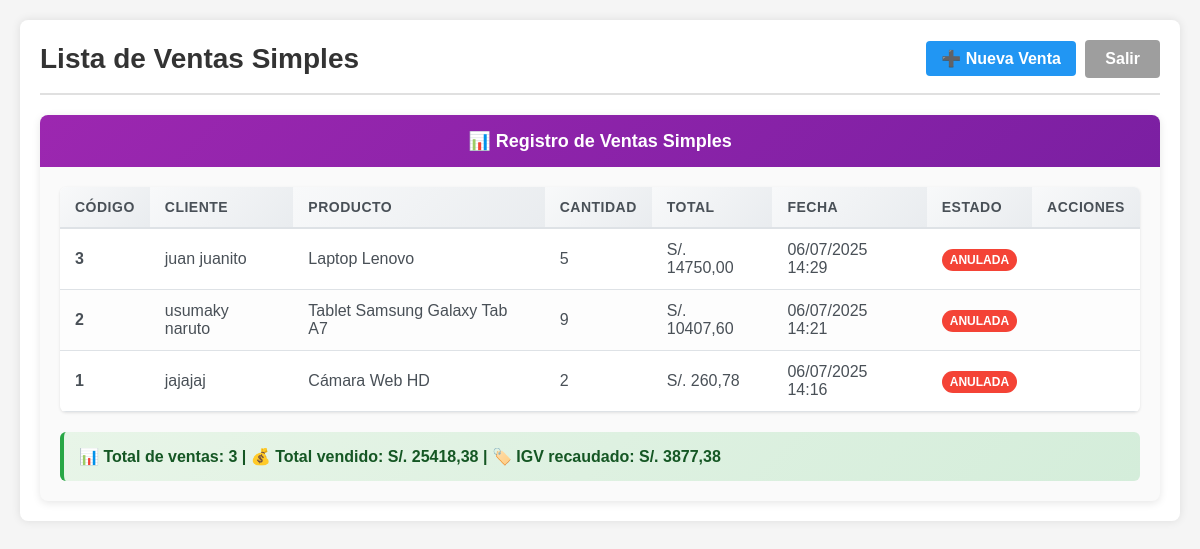
Page /ventas-simples/ (signed in) on the committed database.
### venta/models.py (models this page shows, shortened)
class VentaSimple(models.Model):
    cod_venta = models.AutoField(primary_key=True, verbose_name="Código de Venta")
    cliente = models.ForeignKey(
        Cliente,
        on_delete=models.PROTECT,
        verbose_name="Cliente",
        related_name="ventas_simples"
    )
    producto = models.ForeignKey(
        Producto,
        on_delete=models.PROTECT,
        verbose_name="Producto",
        related_name="ventas_simples"
    )
    cantidad = models.PositiveIntegerField(
        default=1,
        validators=[MinValueValidator(1)]
    )
    precio_unitario = models.DecimalField(
        max_digits=10,
        decimal_places=2,
        verbose_name="Precio Unitario"
    )
    subtotal = models.DecimalField(
        max_digits=12,
        decimal_places=2,
        editable=False
    )
    igv = models.DecimalField(
        max_digits=12,
        decimal_places=2,
        default=0,
        editable=False,
        verbose_name="IGV (18%)"
    )
    total = models.DecimalField(
        max_digits=12,
        decimal_places=2,
        editable=False
    )
    fecha_venta = models.DateTimeField(auto_now_add=True, verbose_name="Fecha de Venta")
    anulado = models.BooleanField(default=False, verbose_name="Anulado?")
    class Meta:
        verbose_name = "Venta Simple"
        verbose_name_plural = "Ventas Simples"
        ordering = ['-fecha_venta']

class Cliente(models.Model):
    id_cliente = models.CharField(
        max_length=8,
        primary_key=True,
        error_messages={'max_length': 'el texto debe tener 8 caracteres'},
        verbose_name="DNI"
    )
    ape_nombre = models.CharField(max_length=80, verbose_name="Apellidos y Nombres")
    fec_registro = models.DateField(verbose_name="Fecha de Registro")
    fec_sistema = models.DateTimeField(auto_now=True, verbose_name="Fecha de Sistema")
    class Meta:
        verbose_name = "Cliente"
        verbose_name_plural = "Clientes"
        ordering = ['ape_nombre']

class Producto(models.Model):
    id_producto = models.AutoField(primary_key=True, verbose_name="Código")
    nom_prod = models.CharField(max_length=50, verbose_name="Nombre del Producto")
    des_prod = models.TextField(max_length=500, verbose_name="Descripción", blank=True)
    precio = models.DecimalField(
        max_digits=10,
        decimal_places=2,
        verbose_name="Precio Unitario",
        validators=[MinValueValidator(0.01)]
    )
    cantidad = models.PositiveIntegerField(verbose_name="Stock", default=0)
    estado = models.BooleanField(default=True, verbose_name="Activo?")
    fec_vencimiento = models.DateField(
        verbose_name="Fecha de Vencimiento",
        null=True,
        blank=True
    )
    fec_reg = models.DateTimeField(auto_now_add=True, verbose_name="Fecha de Registro")
    class Meta:
        verbose_name = "Producto"
        verbose_name_plural = "Productos"
        ordering = ['nom_prod']

### venta/views.py (the view)
# urls.py: path('ventas-simples/', consulta_ventas_simples, name='lista_ventas_simples'),
@login_required
@permission_required('venta.view_ventasimple', raise_exception=True)
def consulta_ventas_simples(request):
    if not (request.user.is_superuser or
            request.user.groups.filter(name='grp_venta').exists() or
            request.user.has_perm('venta.view_ventasimple')):
        return HttpResponseForbidden('No tiene permisos para ingresar aquí')
    ventas = VentaSimple.objects.all().order_by('-fecha_venta')
    total_ventas = sum(venta.total for venta in ventas if venta.total)
    total_igv = sum(venta.igv for venta in ventas if venta.igv)
    context = {
        'ventas': ventas,
        'total_ventas': total_ventas,
        'total_igv': total_igv,
        'titulo': 'Lista de Ventas Simples',
        'mensaje': 'Listado completo de ventas'
    }
    return render(request, 'venta/ventas_simples/lista_ventas_simples.html', context)

### venta/templates/venta/ventas_simples/lista_ventas_simples.html (shortened to what this page needs)
<!DOCTYPE html>
<html lang="es">
<head>
</head>
<body>
    <div class="container">
        <div class="header-section">
            <h1>{{ titulo }}</h1>
            <div>
                <a href="{% url 'crear_venta_simple' %}" class="btn-action">➕ Nueva Venta</a>
                <a href="/" class="btn-exit">Salir</a>
            </div>
        </div>
        <div class="table-container">
            <div class="table-header">
                <h2>📊 Registro de Ventas Simples</h2>
            </div>
            <div class="table-content">
                <table>
                    <thead>
                        <tr>
                            <th>Código</th>
                            <th>Cliente</th>
                            <th>Producto</th>
                            <th>Cantidad</th>
                            <th>Total</th>
                            <th>Fecha</th>
                            <th>Estado</th>
                            <th>Acciones</th>
                        </tr>
                    </thead>
                    <tbody>
                        {% for venta in ventas %}
                        <tr>
                            <td><strong>{{ venta.cod_venta }}</strong></td>
                            <td>{{ venta.cliente.ape_nombre }}</td>
                            <td>{{ venta.producto.nom_prod }}</td>
                            <td>{{ venta.cantidad }}</td>
                            <td>S/. {{ venta.total }}</td>
                            <td>{{ venta.fecha_venta|date:"d/m/Y H:i" }}</td>
                            <td>
                                <span class="badge {% if venta.anulado %}anulado{% else %}active{% endif %}">
                                    {% if venta.anulado %}ANULADA{% else %}ACTIVA{% endif %}
                                </span>
                            </td>
                            <td>
                            </td>
                        </tr>
                        {% empty %}
                        <tr>
                            <td colspan="8" class="empty-state">
                                📭 No hay ventas registradas en el sistema
                            </td>
                        </tr>
                        {% endfor %}
                    </tbody>
                </table>
                {% if ventas %}
                <div class="stats-section">
                    <p class="stats-text">
                        📊 Total de ventas: {{ ventas|length }} |
                        💰 Total vendido: S/. {{ total_ventas|default:"0.00" }} |
                        🏷️ IGV recaudado: S/. {{ total_igv|default:"0.00" }}
                    </p>
                </div>
                {% endif %}
            </div>
        </div>
    </div>
</body>
</html>

### venta/templates/venta/ventas_simples/lista_ventas_simples.html (style rules this page uses)
body { font-family: Arial, sans-serif; margin: 20px; background-color: #f5f5f5; }
.container { max-width: 1200px; margin: 0 auto; background: white; padding: 20px; border-radius: 8px; box-shadow: 0 0 10px rgba(0,0,0,0.1); }
.header-section { display: flex; justify-content: space-between; align-items: center; margin-bottom: 20px; padding-bottom: 15px; border-bottom: 2px solid #e0e0e0; }
.header-section h1 { margin: 0; color: #333; font-size: 28px; }
.btn-exit { background-color: #9E9E9E; color: white; padding: 10px 20px; border: none; border-radius: 4px; cursor: pointer; font-weight: bold; text-decoration: none; display: inline-block; }
.btn-action { background-color: #2196F3; color: white; padding: 8px 15px; border: none; border-radius: 4px; cursor: pointer; font-weight: bold; text-decoration: none; display: inline-block; margin-right: 5px; }
.table-container { background: #fafafa; border-radius: 8px; overflow: hidden; box-shadow: 0 2px 8px rgba(0,0,0,0.1); }
.table-header { background: linear-gradient(135deg, #9C27B0, #7B1FA2); color: white; padding: 15px 20px; text-align: center; }
.table-header h2 { margin: 0; font-size: 18px; font-weight: 600; }
.table-content { padding: 20px; }
table { border-collapse: collapse; width: 100%; background: white; border-radius: 6px; overflow: hidden; box-shadow: 0 1px 3px rgba(0,0,0,0.1); }
th { background: linear-gradient(135deg, #f8f9fa, #e9ecef); color: #495057; font-weight: bold; padding: 12px 15px; text-align: left; border-bottom: 2px solid #dee2e6; font-size: 14px; text-transform: uppercase; letter-spacing: 0.5px; }
td { padding: 12px 15px; border-bottom: 1px solid #dee2e6; color: #495057; transition: background-color 0.2s ease; }
tr:nth-child(even) { background-color: #fdfdfd; }
.stats-section { margin-top: 20px; padding: 15px; background: linear-gradient(135deg, #e8f5e8, #d4edda); border-radius: 6px; border-left: 4px solid #28a745; }
.stats-text { margin: 0; color: #155724; font-weight: 600; }
.badge { padding: 4px 8px; border-radius: 12px; font-size: 12px; font-weight: bold; }
.badge.anulado { background-color: #F44336; color: white; }

### rows in the picture
VentaSimple: cod_venta "3", cliente.ape_nombre "juan juanito", producto.nom_prod "Laptop Lenovo", cantidad "5", total "14750,00", fecha_venta "06/07/2025 14:29", anulado "ANULADA"
VentaSimple: cod_venta "2", cliente.ape_nombre "usumaky naruto", producto.nom_prod "Tablet Samsung Galaxy Tab A7", cantidad "9", total "10407,60", fecha_venta "06/07/2025 14:21", anulado "ANULADA"
VentaSimple: cod_venta "1", cliente.ape_nombre "jajajaj", producto.nom_prod "Cámara Web HD", cantidad "2", total "260,78", fecha_venta "06/07/2025 14:16", anulado "ANULADA"

### other values in the picture
{{ titulo }} "Lista de Ventas Simples"
{{ ventas|length }} "3"
{{ total_ventas|default:"0.00" }} "25418,38"
{{ total_igv|default:"0.00" }} "3877,38"
